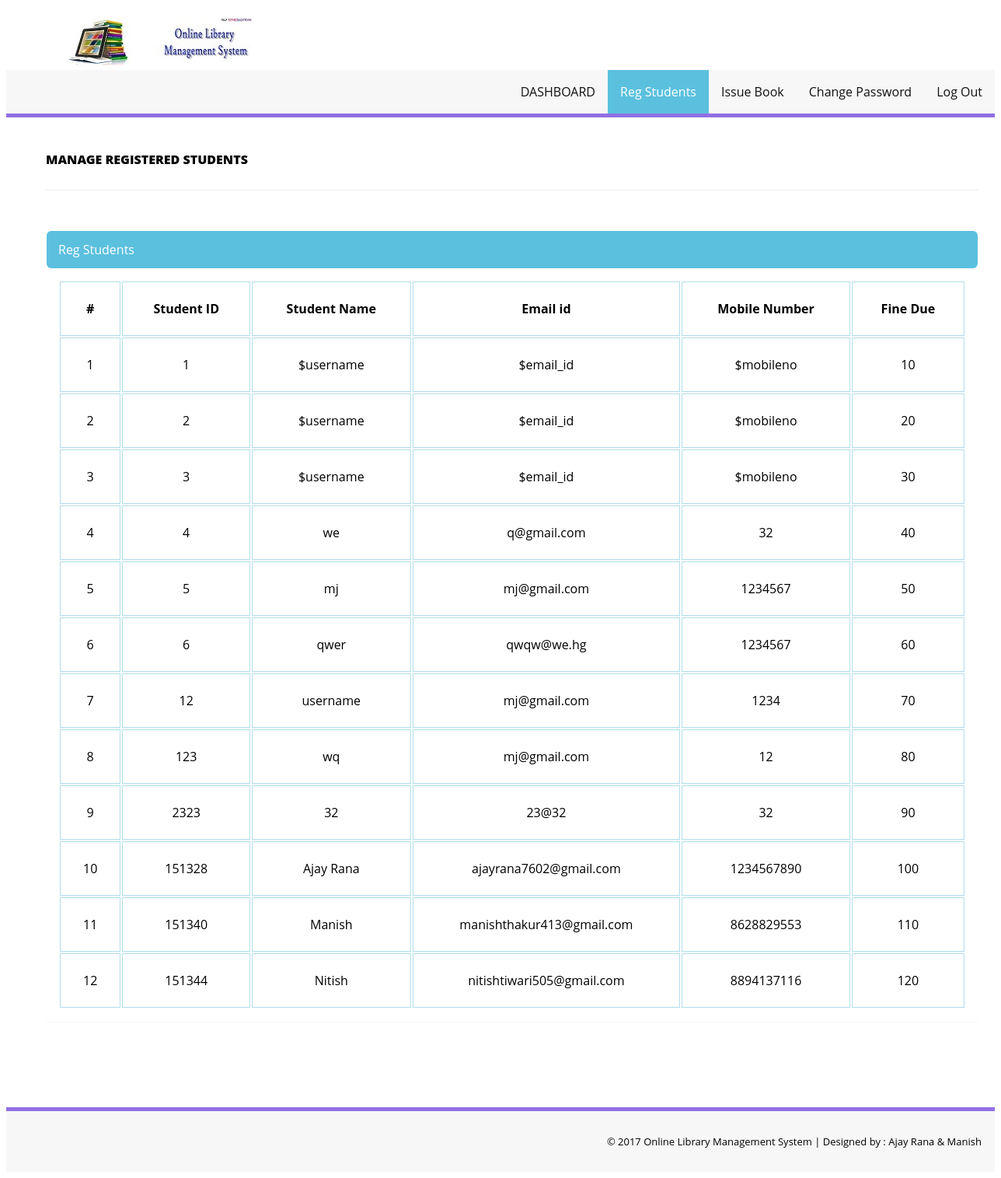
/admin/reg-students.php (signed in), run on the app's committed database.
### tables this page shows
CREATE TABLE `tblstudents` (
  `StudentId` int(11) NOT NULL,
  `StudentName` varchar(120) NOT NULL,
  `MobileNumber` varchar(100) NOT NULL,
  `EmailId` varchar(130) NOT NULL,
  `Password` varchar(120) NOT NULL
);

### admin/reg-students.php (the view, shortened to what this page needs)
    <?php
include('includes/config.php');
if(strlen($_SESSION['alogin'])==0)
{
header('location:index.php');
}
else
{
    ?>
<!DOCTYPE html>
<html xmlns="http://www.w3.org/1999/xhtml">
<head>
    <link href="assets/css/style.css" rel="stylesheet" />
</head>
<body>
 <div class="navbar">
        <div class="container">
            <div class="navbar-header">
                <a class="navbar-brand">
                    <img src="assets/img/olms.jpg" />
                </a>
            </div>
        </div>
    </div>
    <section class="menu-section">
        <ul class="topnav">
            <li class="right"><a href="index.php">Log Out</a></li>
            <li class="right"><a href="change-password.php">Change Password</a></li>
            <li class="right"><a href="issue-book.php">Issue Book</a></li>
            <li class="right"><a class="active" href="reg-students.php">Reg Students</a></li>
            <li class="right"><a href="dashboard.php">DASHBOARD</a></li>
        </ul>
    </section>
    <div class="content-wrapper">
         <div class="container">
        <div class="row pad-botm">
            <div class="col-md-12">
                <h4 class="header-line">Manage Registered Students</h4>
    </div>
        </div>
            <div class="row">
                <div class="col-md-12">
                    <div class="panel panel-default">
                        <div class="panel-heading">
                          Reg Students
                        </div>
                        <div class="panel-body">
                            <div class="table-responsive">
                                <table width="100%">
                                    <thead>
                                        <tr>
                                            <th class="tableBlock">#</th>
                                            <th class="tableBlock">Student ID</th>
                                            <th class="tableBlock">Student Name</th>
                                            <th class="tableBlock">Email id </th>
                                            <th class="tableBlock">Mobile Number</th>
                                            <th class="tableBlock">Fine Due</th>
                                        </tr>
                                    </thead>
                                    <tbody>
                                                    <?php $sql = "SELECT * from tblstudents";
                                                    $query = mysqli_query($connect,$sql);
                                                    $cnt=1;
                                                    if(mysqli_num_rows($query) > 0)
                                                    {
                                                    while($result = mysqli_fetch_assoc($query))
                                                    {               ?>
                                        <tr>
                                            <td class="center"><?php echo htmlentities($cnt);?></td>
                                            <td class="center"><?php echo htmlentities($result['StudentId']);?></td>
                                            <td class="center"><?php echo htmlentities($result['StudentName']);?></td>
                                            <td class="center"><?php echo htmlentities($result['EmailId']);?></td>
                                            <td class="center"><?php echo htmlentities($result['MobileNumber']);?></td>
                                            <td class="center"><?php echo htmlentities($cnt*10);?></td>
                                        </tr>
                                        <?php $cnt=$cnt+1;}} ?>
                                    </tbody>
                                </table>
                            </div>
                        </div>
                    </div>
                </div>
            </div>
    </div>
    </div>
<section class="footer-section">
        <div class="container">
            <div class="row">
                <div class="col-md-12">
                    &copy; 2017 Online Library Management System | Designed by : Ajay Rana & Manish
                </div>
            </div>
        </div>
    </section>
</body>
</html>
<?php } ?>

### admin/assets/css/style.css (style rules this page uses)
.center { text-align: center; }
th, td, tr { padding: 20px; margin: 20px; border: 1px solid #b1ddea; }
.content-wrapper { margin-top: 40px; min-height:500px; padding-bottom:90px; }
.header-line { font-weight:900; padding-bottom:25px; border-bottom:1px solid #eeeeee; text-transform:uppercase; }
.pad-botm { padding-bottom:30px; }
ul.topnav { list-style-type: none; margin: 0px; margin-top: -10px; padding: 0; overflow: hidden; background-color: #f7f7f7; }
ul.topnav li { float: left; }
ul.topnav li a { display: block; color: #111; text-align: center; padding: 14px 16px; text-decoration: none; }
ul.topnav li a.active { background-color: #5bc0de; color: #fff; }
ul.topnav li.right { float: right; }
.menu-section { background-color: #e1e1e1; border-bottom:5px solid #9170E4; width:100% }
.navbar { position: relative; min-height: 70px; margin-bottom: 20px; border: 1px solid transparent; }
@media (min-width: 768px) { .navbar-header { float: left; } }
.footer-section { padding:25px 40px 25px 40px; color:#000; font-size:13px; background-color: #f7f7f7; text-align:right; border-top:5px solid #9170E4; }
.container { padding-right: 15px; padding-left: 15px; margin-right: auto; margin-left: auto; }
@media (min-width: 1200px) { .container { width: 1170px; } }
.navbar-brand { float: left; height: 50px; padding: 15px 15px; font-size: 18px; line-height: 20px; }
.row { margin-right: -15px; margin-left: -15px; }
.col-md-12 { width: 100%; }
.col-xs-1, .col-sm-1, .col-md-1, .col-lg-1, .col-xs-2, .col-sm-2, .col-md-2, .col-lg-2, .col-xs-3, .col-sm-3, .col-md-3, .col-lg-3, .col-xs-4, .col-sm-4, .col-md-4, .col-lg-4, .col-xs-5, .col-sm-5, .col-md-5, .col-lg-5, .col-xs-6, .col-sm-6, .col-md-6, .col-lg-6, .col-xs-7, .col-sm-7, .col-md-7, .col-lg-7, .col-xs-8, .col-sm-8, .col-md-8, .col-lg-8, .col-xs-9, .col-sm-9, .col-md-9, .col-lg-9, .col-xs-10, .col-sm-10, .col-md-10, .col-lg-10, .col-xs-11, .col-sm-11, .col-md-11, .col-lg-11, .col-xs-12, .col-sm-12, .col-md-12, .col-lg-12 { position: relative; min-height: 1px; padding-right: 15px; padding-left: 15px; }
.panel { margin-bottom: 20px; background-color: #fff; border: 1px solid transparent; border-radius: 4px; -webkit-box-shadow: 0 1px 1px rgba(0, 0, 0, .05); box-shadow: 0 1px 1px rgba(0, 0, 0, .05); }
.panel-body { padding: 15px; }
.panel-heading { padding: 10px 15px; background: #5bc0de; color: #fff; border-radius: 6px; }

### data on the page
tblstudents: StudentId "1", StudentName "$username", EmailId "$email_id", MobileNumber "$mobileno"
tblstudents: StudentId "2", StudentName "$username", EmailId "$email_id", MobileNumber "$mobileno"
tblstudents: StudentId "3", StudentName "$username", EmailId "$email_id", MobileNumber "$mobileno"
tblstudents: StudentId "4", StudentName "we", EmailId "q@gmail.com", MobileNumber "32"
tblstudents: StudentId "5", StudentName "mj", EmailId "mj@gmail.com", MobileNumber "1234567"
tblstudents: StudentId "6", StudentName "qwer", EmailId "qwqw@we.hg", MobileNumber "1234567"
tblstudents: StudentId "12", StudentName "username", EmailId "mj@gmail.com", MobileNumber "1234"
tblstudents: StudentId "123", StudentName "wq", EmailId "mj@gmail.com", MobileNumber "12"
tblstudents: StudentId "2323", StudentName "32", EmailId "23@32", MobileNumber "32"
tblstudents: StudentId "151328", StudentName "Ajay Rana", EmailId "ajayrana7602@gmail.com", MobileNumber "1234567890"
tblstudents: StudentId "151340", StudentName "Manish", EmailId "manishthakur413@gmail.com", MobileNumber "8628829553"
tblstudents: StudentId "151344", StudentName "Nitish", EmailId "nitishtiwari505@gmail.com", MobileNumber "8894137116"
